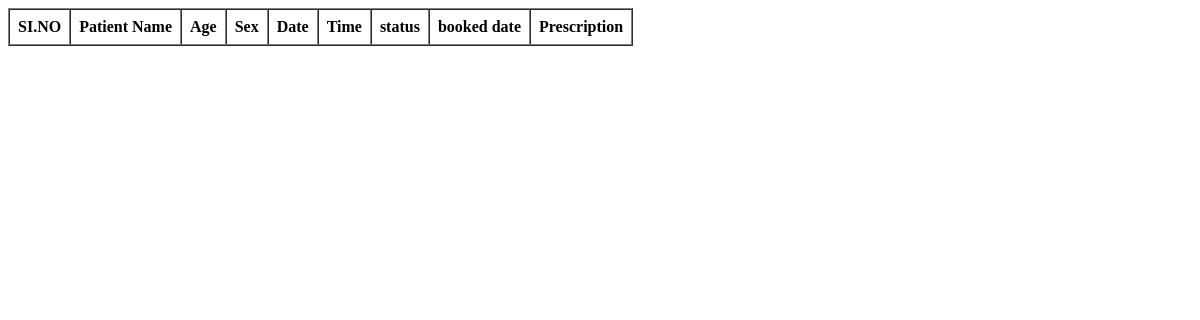
The app's page /Appointmentsbooked (signed in), older data.
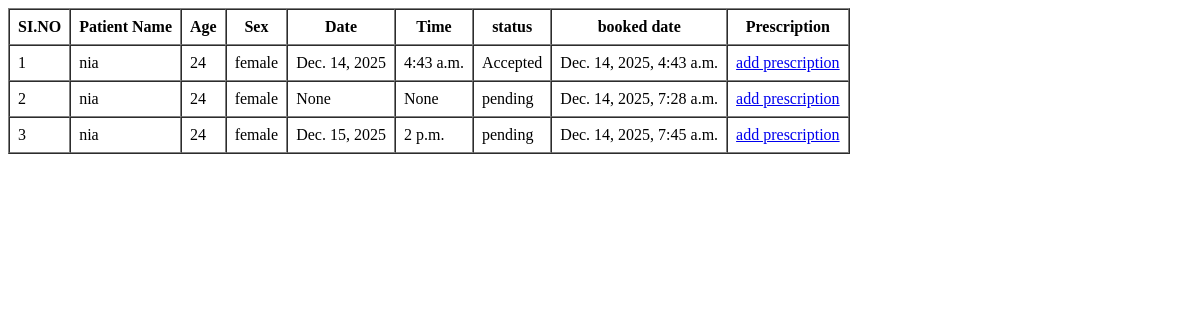
The same page, newer data.
### RenalGuideApp/models.py (models this page shows)
class AppointmentTable(models.Model):
    date=models.DateField(null=True,blank=True)
    time=models.TimeField(null=True,blank=True)
    DOCTORID = models.ForeignKey(DoctorTable, on_delete=models.CASCADE, null=True, blank=True)
    PATIENTID=models.ForeignKey(PatientTable,on_delete=models.CASCADE, null=True,blank=True)
    bookingdate = models.DateTimeField(auto_now_add=True, blank=True, null=True)
    status = models.CharField(max_length=100, null=True, blank=True)

class PatientTable(models.Model):
    name=models.CharField(max_length=30,null=True,blank=True)
    age=models.IntegerField(null=True,blank=True)
    sex=models.CharField(max_length=30,null=True,blank=True)
    bloodgroup=models.CharField(max_length=30,null=True,blank=True)
    diagnosis=models.CharField(max_length=30,null=True,blank=True)
    CARETAKERID=models.ForeignKey(CaretakerTable,on_delete=models.CASCADE, null=True,blank=True)

### RenalGuideApp/views.py (the view)
# urls.py: path('Appointmentsbooked', Appointmentsbooked.as_view(), name="Appointmentsbooked"),
class Appointmentsbooked(View):
    def get(self, request):
        c=AppointmentTable.objects.filter(DOCTORID__LOGINID__id = request.session['user_id'])
        return render(request, 'doctor/Appointmentsbooked.html', {'appoinment':c})

### templates/doctor/Appointmentsbooked.html (shortened to what this page needs)
<!DOCTYPE html>
<html lang="en">
<head>
</head>
<body>
    <table border="1" cellpadding="8" cellspacing="0">
        <tr>
            <th>SI.NO</th>
            <th>Patient Name</th>
            <th>Age</th>
            <th>Sex</th>
            <th>Date</th>
            <th>Time</th>
            <th>status</th>
            <th>booked date</th>
            <th>Prescription</th>
        </tr>
        {% for i in appoinment %}
        <tr>
        <td>{{forloop.counter}}</td>
            <td>{{i.PATIENTID.name}}</td>
            <td>{{i.PATIENTID.age}}</td>
            <td>{{i.PATIENTID.sex}}</td>
            <td>{{i.date}}</td>
            <td>{{i.time}}</td>
            <td>{{i.status}}</td>
            <td>{{i.bookingdate}}</td>
            <td><a href="/Addprescription/{{i.id}}">add prescription</a>
            </td>
        </tr>
        {% endfor %}
    </table>
</body>
</html>

Row changes from the older to the newer data that the page shows:
added AppointmentTable: PATIENTID.name "nia", PATIENTID.age "24", PATIENTID.sex "female", date "Dec. 14, 2025", time "4:43 a.m.", status "Accepted", bookingdate "Dec. 14, 2025, 4:43 a.m."
added AppointmentTable: PATIENTID.name "nia", PATIENTID.age "24", PATIENTID.sex "female", date "None", time "None", status "pending", bookingdate "Dec. 14, 2025, 7:28 a.m."
added AppointmentTable: PATIENTID.name "nia", PATIENTID.age "24", PATIENTID.sex "female", date "Dec. 15, 2025", time "2 p.m.", status "pending", bookingdate "Dec. 14, 2025, 7:45 a.m."
